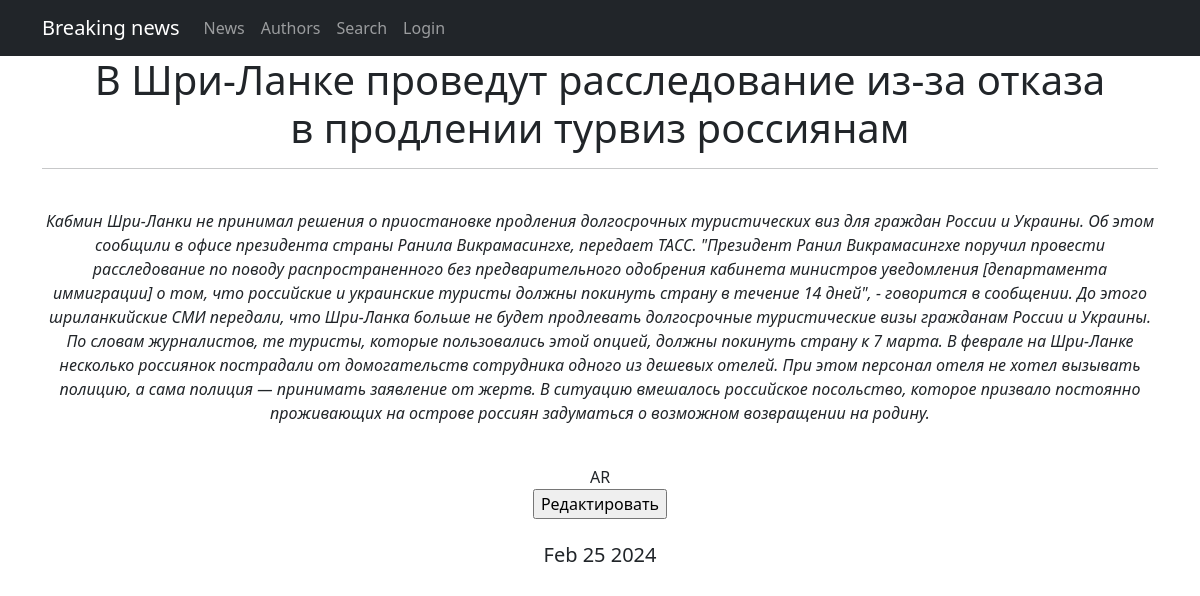
The app's page /news/13 with its own data.
### news/models.py (models this page shows, shortened)
class Post(models.Model):
    author = models.ForeignKey(Author, on_delete=models.CASCADE)
    post_type = models.CharField(max_length=2, choices=POST_TYPES, default=news)
    date_in = models.DateTimeField(auto_now_add=True)
    category = models.ManyToManyField(Category, through='PostCategory')
    title = models.CharField(max_length=255)
    text = models.TextField()
    rating = models.IntegerField(default=0)

### news/views.py (the view)
# urls.py: path('<int:pk>', PostDetail.as_view(), name='post'),
class PostDetail(DetailView):
    model = Post
    template_name = 'post.html'
    context_object_name = 'post'
    def get_context_data(self, **kwargs):
        context = super().get_context_data(**kwargs)
        context['time_now'] = datetime.utcnow()
        return context

### news/templatetags/custom_filters.py (called while the page is built)
@register.filter()
def censor(text):
    for w in words:
        text = text.replace(w[1:], '*' * len(w[1:]))
    return text

### templates/post.html (shortened to what this page needs)
{% extends 'main.html' %}
{% load custom_filters %}
{% block content %}
<h1>{{ post.title|censor }}</h1>
<hr />
<br>
<i>{{ post.text|censor|linebreaks }}</i>
<br>
{{ post.post_type }}
<br>
<a href="news/{{ post.id }}/update"><input type="button" value="Редактировать"></a>
<br>
<br>
<h5>{{ post.date_in|date:'M d Y' }}</h5>
{% endblock content %}

### records on screen
Post: title|censor "В Шри-Ланке проведут расследование из-за отказа в продлении турвиз россиянам", text|censor "Кабмин Шри-Ланки не принимал решения о приостановке продления долгосрочных туристических виз для граждан России и Украины. Об этом сообщили в офисе президента страны Ранила Викрамасингхе, передает ТАСС. \"Президент Ранил Викрамасингхе поручил провести расследование по поводу распространенного без предварительного одобрения кабинета министров уведомления [департамента иммиграции] о том, что российские и украинские туристы должны покинуть страну в течение 14 дней\", - говорится в сообщении. До этого шриланкийские СМИ передали, что Шри-Ланка больше не будет продлевать долгосрочные туристические визы гражданам России и Украины. По словам журналистов, те туристы, которые пользовались этой опцией,…", post_type "AR", date_in "Feb 25 2024"
